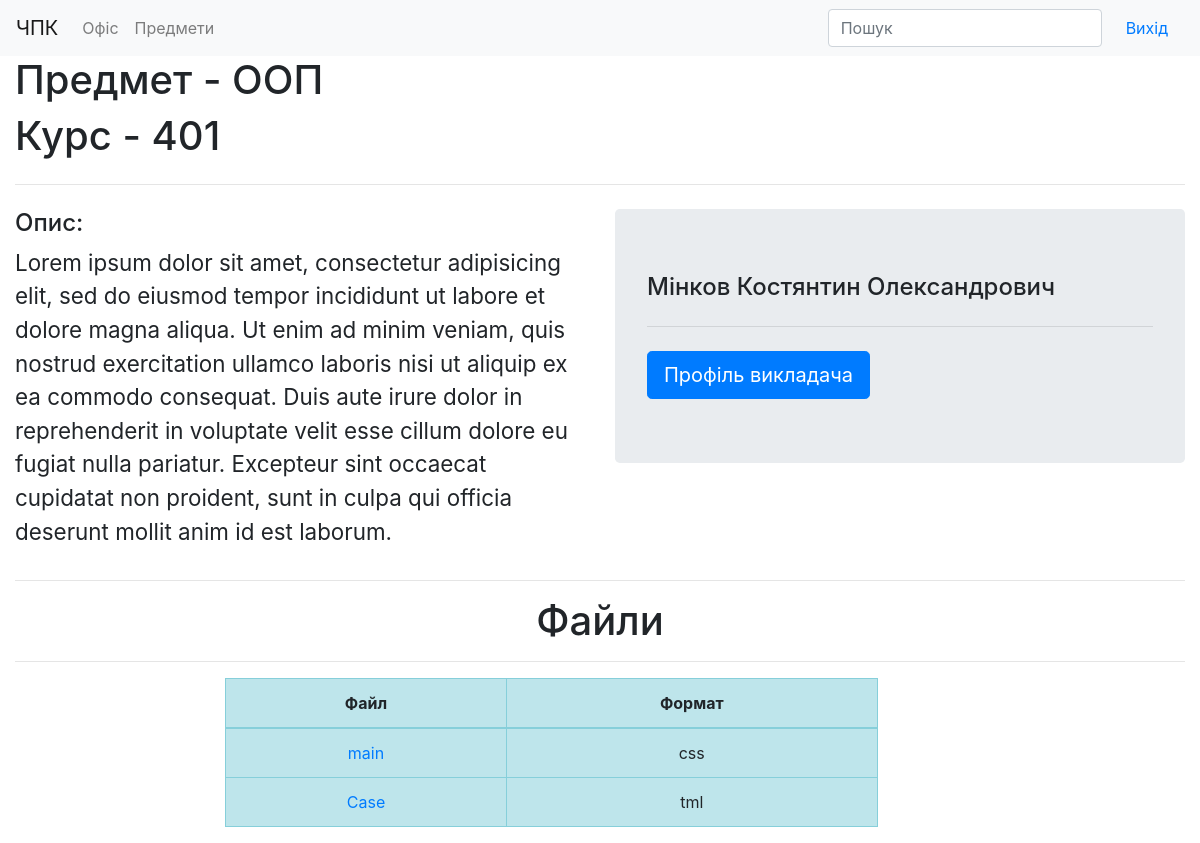
Page /subject/oop_401/ (signed in) on the earlier database version.
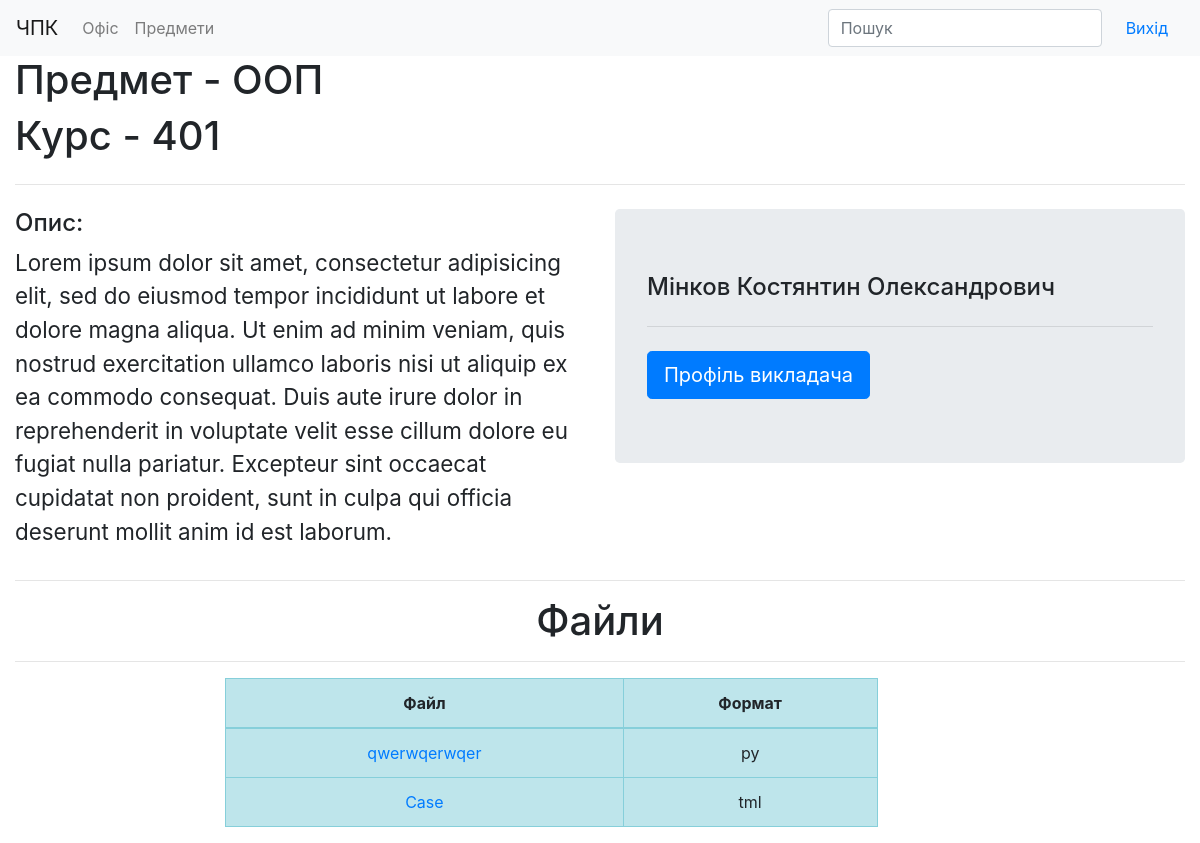
Same page on the later database version.
### office/models.py (models this page shows, shortened)
class Files(models.Model):
    file = models.FileField(upload_to=file_folder)
    title = models.CharField(max_length=120)
    subject = models.ForeignKey(Subject, on_delete=models.CASCADE)
    def get_absolute_url(self):
        return "/media/{}".format(self.file)

### subject/views.py (the view)
# urls.py: path("<str:slug>/", SubjectDetail.as_view(), name="subject_detail"),
class SubjectDetail(LoginRequiredMixin, View):
    login_url = '/auth/login/'
    redirect_field_name = ''
    def get(self, request, slug):
        subject = Subject.objects.get(slug=slug)
        teacher = Teacher.objects.get(subjects__slug=slug)
        files = Files.objects.all().filter(subject__slug=slug)
        return render(request, 'subject/detail.html', context={
            "subject": subject,
            "teacher": teacher,
            "files": files,
        })

### templates/subject/detail.html
{% extends 'subject/index.html' %}
{% load static %}
{% block content %}
    <div class="container-fluid">
        <h1> Предмет - {{ subject.name }}</h1>
        <h1> Курс - {{ subject.group.number }}</h1>
        <hr class="my-4">
        <div class="row">
            <div class="col-lg-6 col-sm-12">
                <h4>Опис:</h4>
                <p style="font-size: 1.4em">
                    {% lorem %}
                </p>
            </div>
            <div class="col-lg-6 col-sm-12">
                <div class="jumbotron">
                    <h4 class="display-6">{{ teacher.profile.surname }} {{ teacher.profile.name }} {{ teacher.profile.last_name }}</h4>
                    <hr class="my-4">
                    <a class="btn btn-primary btn-lg" href="#" role="button">Профіль викладача</a>
                </div>
            </div>
        </div>
        <hr>
        <h1 class="text-center">Файли</h1>
        <hr>
        <div class="col-lg-7 offset-lg-2  col-sm-10 offset-sm-0">
            <table class="table text-center table-bordered table-hover table-info">
                <thead>
                <tr>
                    <th scope="col">Файл</th>
                    <th scope="col">Формат</th>
                </tr>
                </thead>
                <tbody>
                {% for file in files %}
                    <tr>
                        <td><a href="{{ file.get_absolute_url }}" download>{{ file.title }}</a></td>
                        <td>{{ file.file |make_list|slice:"-3:"|join:""|slugify }}</td>
                    </tr>
                {% endfor %}
                </tbody>
            </table>
        </div>
    </div>
{% endblock content %}

Differences in the rows shown:
removed Files: title "main", file|make_list "css"
added Files: title "qwerwqerwqer", file|make_list "py"
